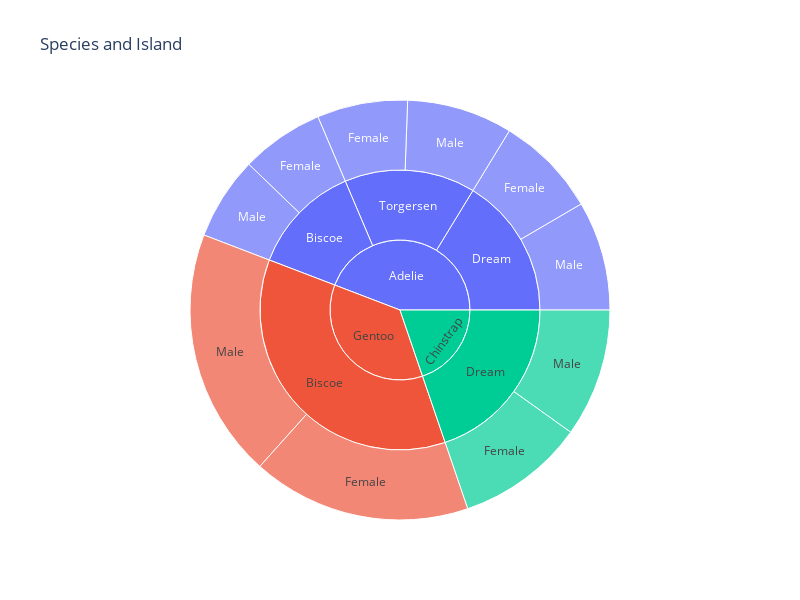

Source (notebook cell):
### Code cell
# sunburst plot for species and island
fig = px.sunburst(df, path=['species', 'island','sex'], title='Species and Island')
fig.update_layout(width=800, height=600)
fig.show()

### Figure 1 — Plotly figure (JSON) as saved in the notebook; plotly's stock layout.template omitted (floating-point values rounded to 4 significant figures)
{"data": [{"branchvalues": "total", "domain": {"x": [0, 1], "y": [0, 1]}, "hovertemplate": "labels=%{label}<br>count=%{value}<br>parent=%{parent}<br>id=%{id}<extra></extra>", "ids": ["Adelie/Biscoe/Female", "Gentoo/Biscoe/Female", "Adelie/Dream/Female", "Chinstrap/Dream/Female", "Adelie/Torgersen/Female", "Adelie/Biscoe/Male", "Gentoo/Biscoe/Male", "Adelie/Dream/Male", "Chinstrap/Dream/Male", "Adelie/Torgersen/Male", "Adelie/Biscoe", "Gentoo/Biscoe", "Adelie/Dream", "Chinstrap/Dream", "Adelie/Torgersen", "Adelie", "Chinstrap", "Gentoo"], "labels": ["Female", "Female", "Female", "Female", "Female", "Male", "Male", "Male", "Male", "Male", "Biscoe", "Biscoe", "Dream", "Dream", "Torgersen", "Adelie", "Chinstrap", "Gentoo"], "name": "", "parents": ["Adelie/Biscoe", "Gentoo/Biscoe", "Adelie/Dream", "Chinstrap/Dream", "Adelie/Torgersen", "Adelie/Biscoe", "Gentoo/Biscoe", "Adelie/Dream", "Chinstrap/Dream", "Adelie/Torgersen", "Adelie", "Gentoo", "Adelie", "Chinstrap", "Adelie", "", "", ""], "type": "sunburst", "values": [22, 58, 27, 34, 24, 22, 66, 29, 34, 28, 44, 124, 56, 68, 52, 152, 68, 124]}], "layout": {"height": 600, "legend": {"tracegroupgap": 0}, "title": {"text": "Species and Island"}, "width": 800}}
